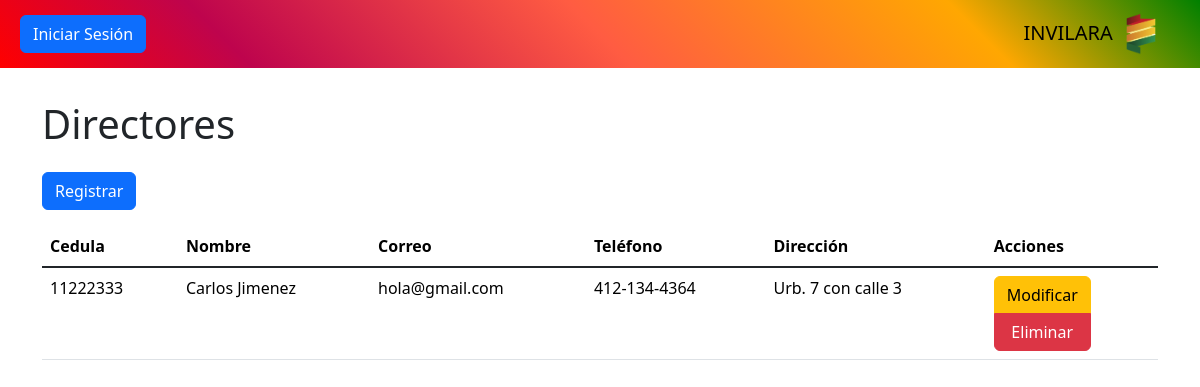
Before: /controlador/director.php with the older database file.
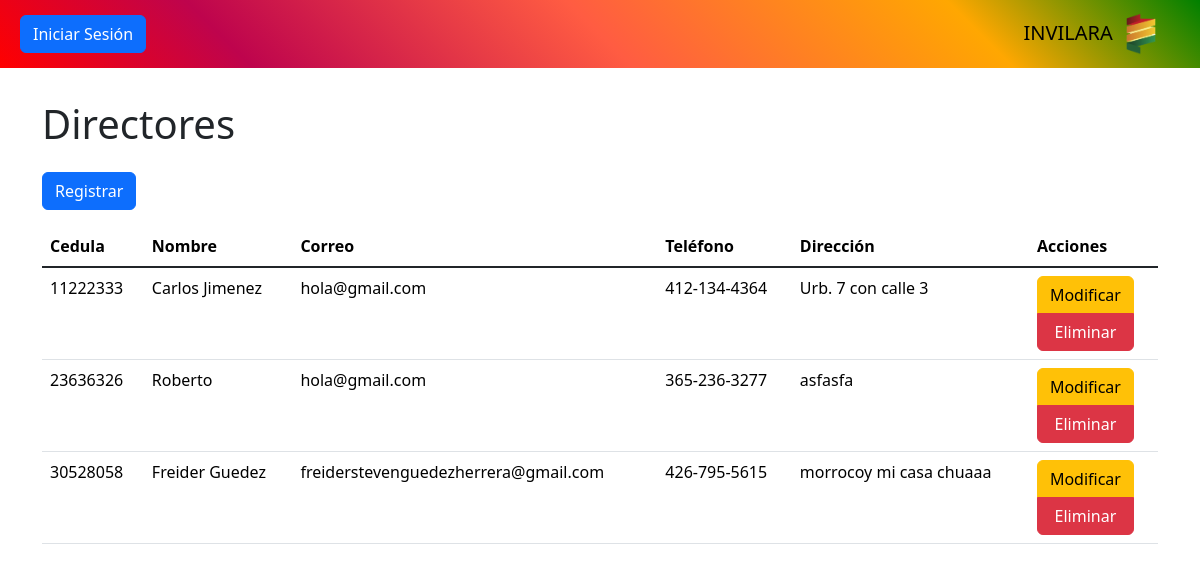
After: the same page with the newer database file.
### tables this page shows
CREATE TABLE `director` (
  `cedula` int NOT NULL,
  `direccion` varchar(200) DEFAULT NULL,
  `nombre` varchar(100) DEFAULT NULL,
  `telefono` varchar(20) DEFAULT NULL,
  `correo` varchar(50) DEFAULT NULL
);

### controlador/director.php (called while the page is built, shortened)
<?php
require_once "modelo/director.php";
$modelo = new Director();
$datos = $modelo->consultar();
require_once "vista/director.php";
?>

### modelo/base_datos.php (called while the page is built)
<?php
class BaseDatos
{
    private $host = "localhost";
    private $dbname = "invilara";
    private $usuario = "root";
    private $contrasena = "";
    public function conexion()
    {
        $dsn = "mysql" . ":" . "host=" . $this->host . ";" . "dbname=" . $this->dbname . ";";
        $pdo = new PDO($dsn, $this->usuario, $this->contrasena);
        $pdo->setAttribute(PDO::ATTR_ERRMODE, PDO::ERRMODE_EXCEPTION);
        return $pdo;
    }
}
?>

### modelo/director.php (called while the page is built, shortened)
<?php
require_once "modelo/base_datos.php";
class Director extends BaseDatos
{
	private $tabla = "director";
	public function consultar()
	{
		$stmt = $this->conexion()->query("SELECT * FROM {$this->tabla}");
		$result = $stmt->fetchAll(PDO::FETCH_ASSOC);
		return $result;
	}
}
?>

### vista/director.php (the view, shortened to what this page needs)
<?php require_once "vista/componentes/encabezado.php"; ?>
<?php require_once "vista/componentes/barra.php"; ?>
<main class="container" id="crud">
	<h1>Directores</h1>
	<button class="btn btn-primary my-3" value="insertar">Registrar</button>
	<div class="table-responsive" id="tabla-contenedor">
		<table class="table table-hover">
			<thead>
				<tr>
					<th>Cedula</th>
					<th>Nombre</th>
					<th>Correo</th>
					<th>Teléfono</th>
					<th>Dirección</th>
					<?php if (!isset($reporte)): ?>
						<th id="botones-accion">Acciones</th>
					<?php endif ?>
				</tr>
			</thead>
			<tbody class="table-group-divider">
				<?php foreach ($datos as $d): ?>
					<tr>
						<td><?php echo $d["cedula"] ?></td>
						<td><?php echo $d["nombre"] ?></td>
						<td><?php echo $d["correo"] ?></td>
						<td><?php echo $d["telefono"] ?></td>
						<td><?php echo $d["direccion"] ?></td>
						<?php if (!isset($reporte)): ?>
							<td id="botones-accion">
								<div class="btn-group-vertical">
									<button class="btn btn-warning" value="modificar">Modificar</button>
									<button class="btn btn-danger" value="eliminar" data-bs-toggle="modal"
										data-bs-target="#modal-eliminacion">Eliminar</button>
								</div>
							</td>
						<?php endif ?>
					</tr>
				<?php endforeach ?>
			</tbody>
		</table>
	</div>
</main>

Changed rows visible on the page:
added director: cedula "23636326", nombre "Roberto", correo "hola@gmail.com", telefono "365-236-3277", direccion "asfasfa"
added director: cedula "30528058", nombre "Freider Guedez", correo "freiderstevenguedezherrera@gmail.com", telefono "426-795-5615", direccion "morrocoy mi casa chuaaa"
